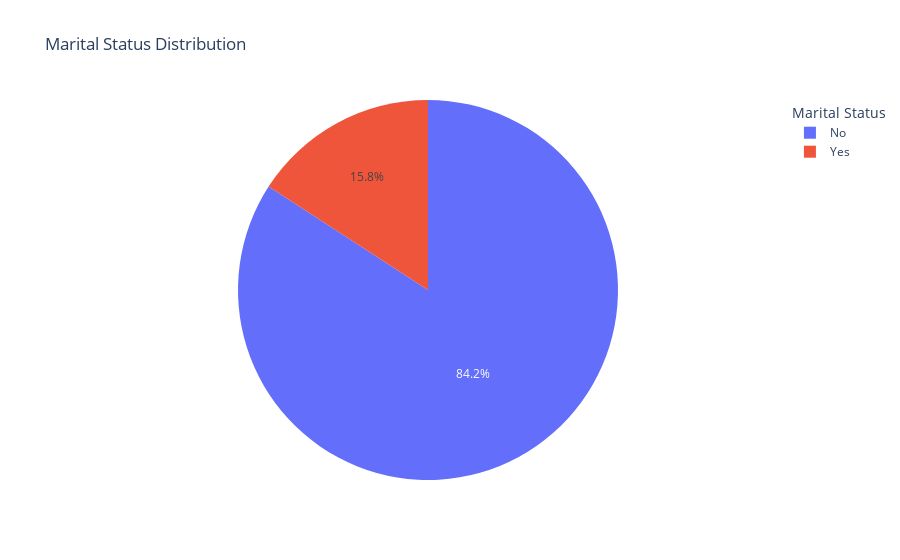

Notebook code cell kept with this figure:
### Code cell
grouped = df2.groupby('Gender')['Marital status'].value_counts(normalize=True) * 100 # 데이터 그룹화 및 백분율 계산 
grouped = grouped.unstack()

ax = grouped.plot(kind='bar', stacked=True)  # 그래프 생성 

# 각 막대 위에 백분율 표시 
for p in ax.patches:
    width = p.get_width()
    height = p.get_height()
    x, y = p.get_xy()
    ax.annotate(f'{height:.1f}%', (x + width/2, y + height/2), ha='center', va='center', fontsize=9, color='white')

# 그래프 설정 
ax.set_xlabel('Gender')
ax.set_ylabel('Percentage')
ax.set_title('Percentage of Marital Status by Gender')
ax.legend(title='Marital Status')

# 그래프 표시 
plt.show()

# 성별과 결혼여부를 그룹화 하여 백분율(%)로 나타냈을 때 결혼을 하지 않은 사람이 84.2% 추출 
# 막대 그래프로 나타냈을 때에 값은 결혼을 하지않았을 때 82.7% (여성), 결혼을 했을 때 17.3%(여성)에 값을 추출 할 수 있다 
# 반대로 남성에 비율은 88.5%, 11.5%에 비율로 값을 추출 review 된다.

### Figure 1 — Plotly figure (JSON) as saved in the notebook; plotly's stock layout.template omitted (floating-point values rounded to 4 significant figures)
{"data": [{"domain": {"x": [0, 1], "y": [0, 1]}, "hovertemplate": "Marital status=%{label}<extra></extra>", "labels": ["No", "No", "No", "Yes", "No", "No", "Yes", "No", "No", "No", "No", "Yes", "No", "No", "No", "No", "No", "Yes", "No", "Yes", "No", "No", "No", "No", "No", "No", "No", "Yes", "Yes", "No", "No", "No", "No", "Yes", "No", "No", "No", "No", "No", "Yes", "No", "No", "No", "No", "No", "No", "No", "No", "No", "No", "Yes", "No", "No", "Yes", "No", "No", "No", "No", "No", "No", "No", "No", "No", "No", "No", "No", "No", "Yes", "No", "No", "No", "No", "Yes", "No", "No", "No", "No", "No", "No", "No", "Yes", "No", "No", "No", "No", "No", "No", "No", "No", "No", "No", "No", "Yes", "No", "No", "No", "No", "No", "Yes", "No", "No"], "legendgroup": "", "name": "", "showlegend": true, "type": "pie"}], "layout": {"legend": {"title": {"text": "Marital Status"}, "tracegroupgap": 0}, "title": {"text": "Marital Status Distribution"}}}
